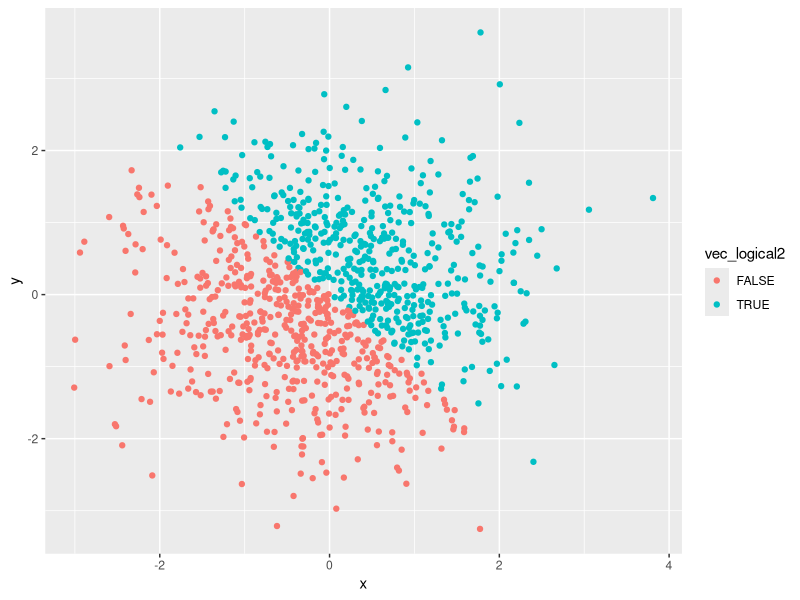
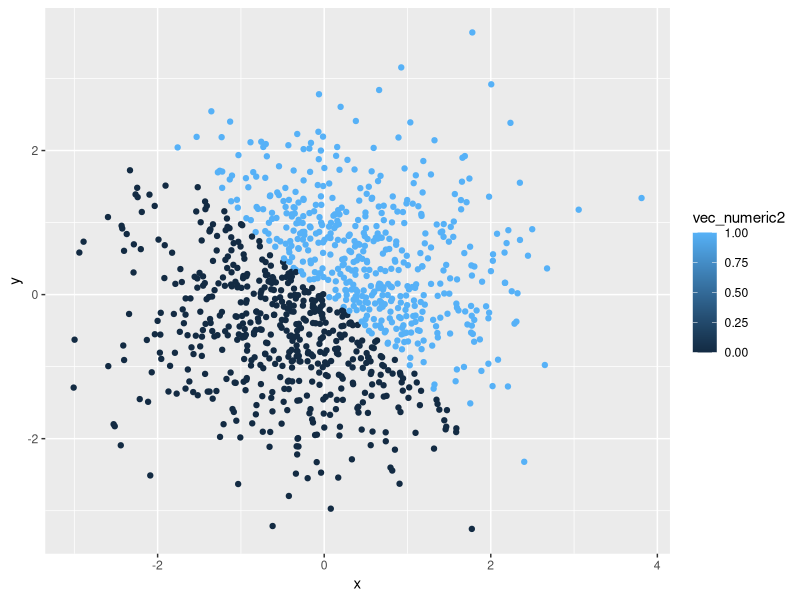
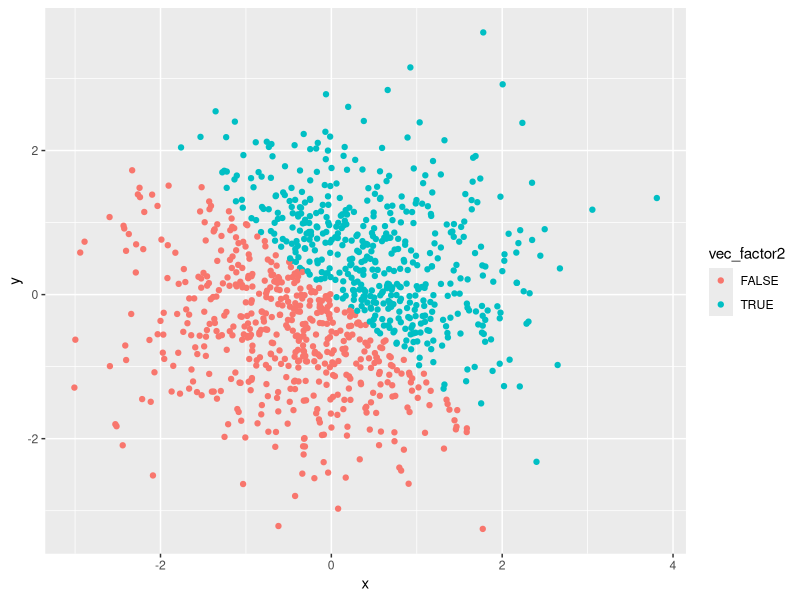
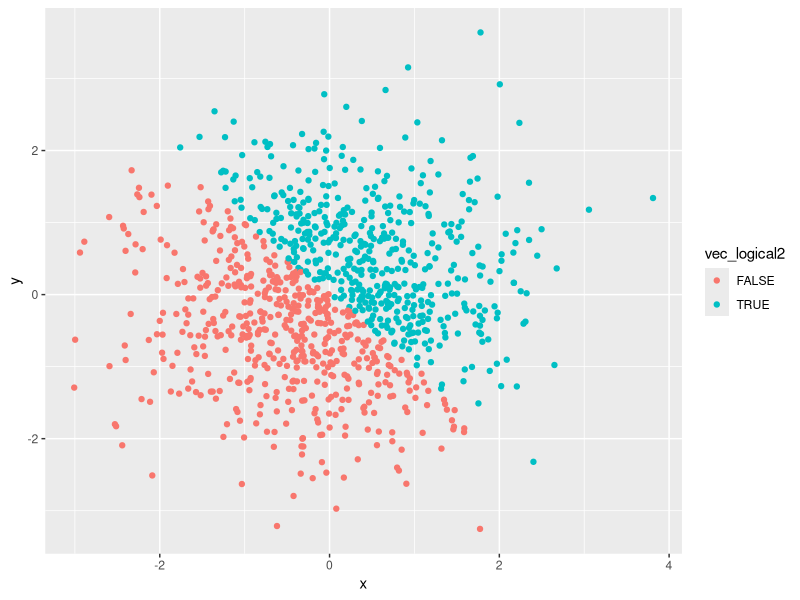

Recreate these plots in R, in order.
## ---- chunk 1
knitr::opts_chunk$set(echo = TRUE)
library(tidyverse)
## ---- chunk 2
set.seed(1)
vec_numeric = runif(10,0,5)
vec_logical = c(TRUE, TRUE, TRUE, TRUE, TRUE, FALSE, FALSE, FALSE, FALSE, FALSE)
vec_char = c("It", "is", "hard", "to", "think", "of", "so", "many", "different", "characters")
vec_factor = factor(c("female", "female", "female","female", "female", "male", "male", "male", "male", "male"))

p1_df = tibble(vec_numeric, vec_logical, vec_char, vec_factor)
## ---- chunk 3
mean_numeric = mean(vec_numeric)
mean_logical = mean(vec_logical)
mean_char = mean(vec_char)
mean_factor = mean(vec_factor)
## ---- chunk 4
as.factor(vec_char)
as.numeric(as.factor(vec_char))
as.numeric(vec_factor)
## ---- chunk 5
set.seed(1)
x = rnorm(1000)
y = rnorm(1000)
vec_logical2 = x + y > 0
vec_numeric2 = as.numeric(vec_logical2)
vec_factor2 = as.factor(vec_logical2)

p2_df = tibble(x, y, vec_logical2, vec_numeric2, vec_factor2)
## ---- chunk 6
ggplot(p2_df, aes(x = x, y = y, color = vec_logical2)) +geom_point()

ggsave("p8105_hw1_plot_hy2580.pdf")
## ---- chunk 7
ggplot(p2_df, aes(x = x, y = y, color = vec_numeric2)) +geom_point()
## ---- chunk 8
ggplot(p2_df, aes(x = x, y = y, color = vec_factor2)) +geom_point()
